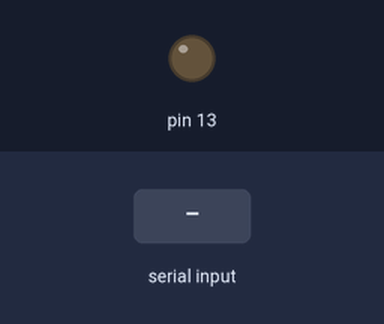
This sketch was run on a simulated Arduino Uno, built with avr-gcc and run on an emulated ATmega328P. On the bench: output pins drawn as LEDs (lit = HIGH). The test bench sets the inputs (shaded band).

Above: at 1.2 s.
1.3 s: "1" received over Serial
At 2.1 s:
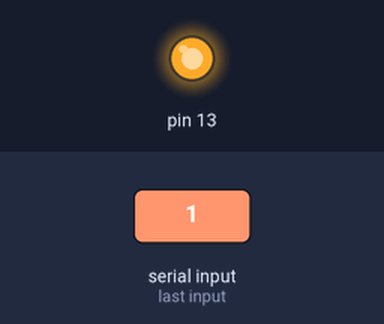
2.8 s: "2" received over Serial
At 3.2 s:
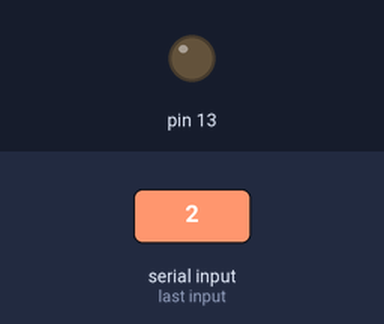
Timing chart, 0 to 5.8 s (numbered marks = the images above; inputs shaded):
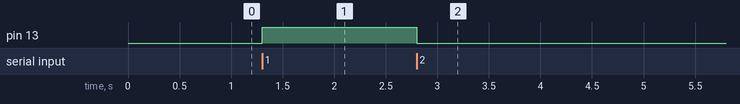

Measured:
- after the input at 1.3 s, pin 13: LOW → HIGH at once
- after the input at 2.8 s, pin 13: HIGH → LOW at once

The sketch:

sketch_sep22c.ino
```cpp
int world;

void setup(){
 Serial.begin(9600);
 pinMode(13,OUTPUT);
}
void loop() {
  if(Serial.available()>0){
world = Serial.read();
if (world=='1'){
  digitalWrite(13,HIGH);
}
if (world=='2'){
  digitalWrite(13,LOW);
         }
       }
}
```
